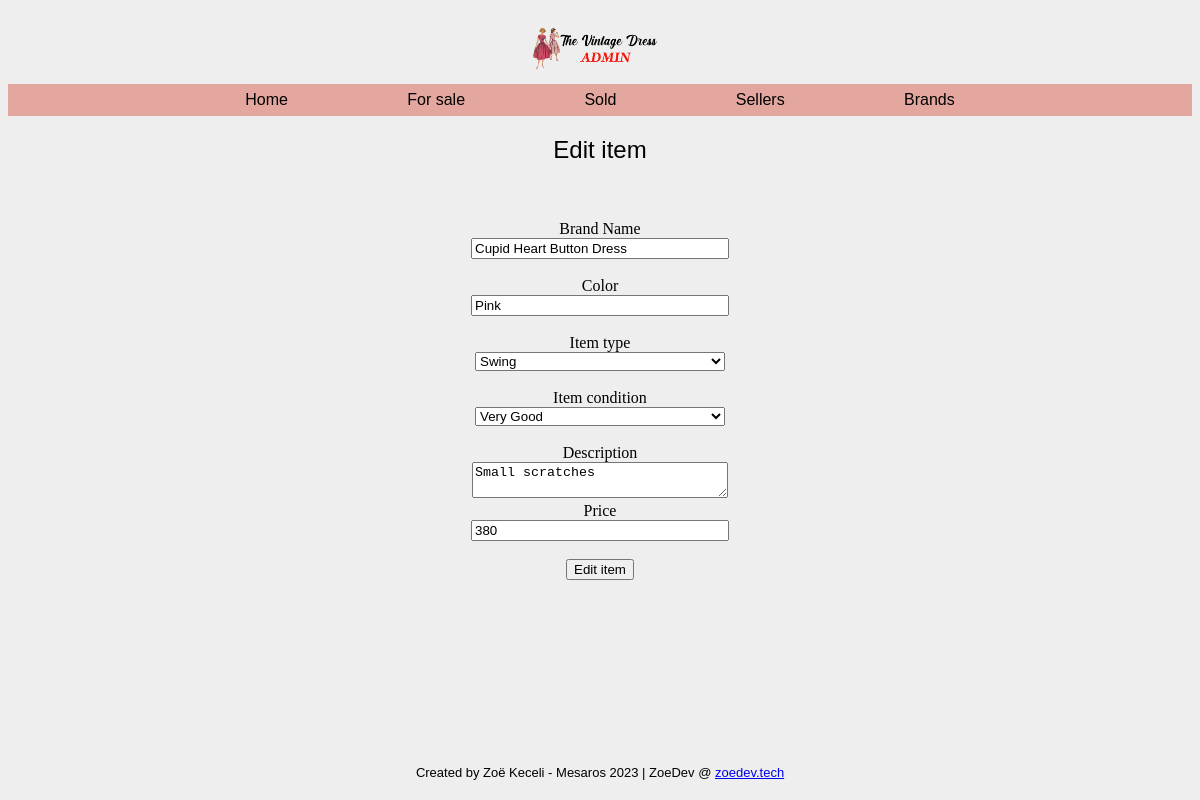
The page /item-edit.php?id=3 on the database its author committed.
### tables this page shows
CREATE TABLE `items` (
  `id` int(11) NOT NULL,
  `title` varchar(50) NOT NULL,
  `color` varchar(11) NOT NULL,
  `typeID` int(11) NOT NULL,
  `brandID` int(11) NOT NULL,
  `sellerID` int(11) NOT NULL,
  `condID` int(11) NOT NULL,
  `item_desc` varchar(250) NOT NULL,
  `price` int(11) NOT NULL,
  `date_added` date DEFAULT NULL,
  `date_sold` date DEFAULT NULL
);

CREATE TABLE `types` (
  `id` int(11) NOT NULL,
  `type` varchar(32) NOT NULL
);

CREATE TABLE `conditions` (
  `id` int(11) NOT NULL,
  `item_condition` varchar(50) NOT NULL
);

### item-edit.php (called while the page is built)
<?php
require 'controller/item-controller.php';
require 'classes/view/item-view.php';
require 'classes/model/item-model.php';
$pdo = require 'partials/connect.php';
$itemModel = new ItemModel($pdo);
$itemView = new ItemView();
$itemController = new ItemController($itemModel, $itemView);
include 'partials/header.php';
include 'partials/nav.php';
$itemController->edit();
include 'partials/footer.php';

### classes/model/db.php (called while the page is built, shortened)
<?php
class DB
{
    public function __construct(PDO $pdo)
    {
        $this->pdo = $pdo;
    }
}

### classes/model/item-model.php (called while the page is built, shortened)
<?php
require_once 'db.php';
class ItemModel extends DB
{
    protected $table = "items";
    public function getItem(int $id)
    {
        $sql = "SELECT i.*, c.item_condition, t.type FROM {$this->table} AS i JOIN conditions AS c ON c.id = i.condID JOIN types AS t ON t.id = i.typeID WHERE i.id = ?";
        $statement = $this->pdo->prepare($sql);
        $statement->execute([$id]);
        return $statement->fetchAll();
    }
}

### classes/view/item-view.php (the view, shortened to what this page needs)
<?php
class ItemView
{
    public function renderEditItemForm($item)
    {
        echo "<h2>Edit item</h2>";
        echo "<form class='centerForm' action='form-handlers/item-edit-form-handler.php' method='post'>";
        echo "<br>";
        echo "<input type='hidden' value='{$item[0]['id']}' name='id'><br>";
        echo "<label for='{$item[0]['title']}'>Brand Name<br></label><input type='text' value='{$item[0]['title']}' name='title' ><br><br>";
        echo "<label for='{$item[0]['color']}'>Color<br></label><input type='text' value='{$item[0]['color']}' name='color' ><br><br>";
        echo "<label for='type'>Item type<br></label>";
        echo "<select name='typeID' id='typeID'>";
        echo "<option value='{$item[0]['typeID']}'>
                    {$item[0]['type']}
                </option>";
        echo "</select><br><br>";
        echo "<label for='condition'>Item condition<br></label>";
        echo "<select name='condID' id='condID'>";
        echo "<option value='{$item[0]['condID']}'>
                    {$item[0]['item_condition']}
                </option>";
        echo "</select><br><br>";
        echo "<label for='{$item[0]['item_desc']}'>Description<br></label><textarea type='text' name='item_desc'>{$item[0]['item_desc']}</textarea><br>";
        echo "<label for='{$item[0]['price']}'>Price<br></label><input type='text' value='{$item[0]['price']}' name='price' ><br><br>";
        echo "<button type='submit'>Edit item</button>";
        echo "</form>";
    }
}
?>

### style/style.css (style rules this page uses)
body { text-align: center; background: #eee url("https://i.imgur.com/eeQeRmk.png"); background-size: 1.2%; background-repeat: repeat; }
h2 { font-family: "Gill Sans", "Gill Sans MT", Calibri, "Trebuchet MS", sans-serif; font-weight: lighter; }
input { width: 250px; }
select { width: 250px; }
textarea { width: 250px; }

### rows shown on the page
items: title "Cupid Heart Button Dress", color "Pink", typeID "Swing", condID "Very Good", item_desc "Small scratches", price "380"
